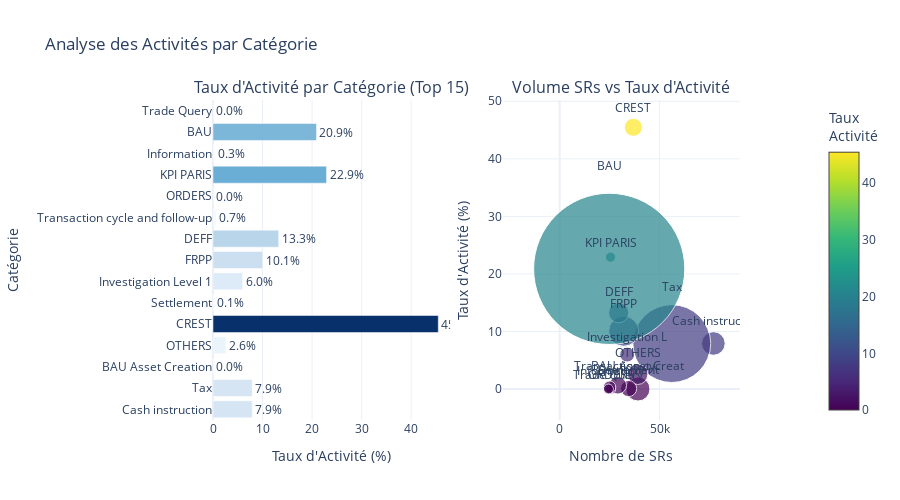

The notebook cell saved with this chart:
### Code cell
# Visualisation : Taux d'activité par catégorie
fig = make_subplots(
    rows=1, cols=2,
    subplot_titles=('Taux d\'Activité par Catégorie (Top 15)', 'Volume SRs vs Taux d\'Activité'),
    specs=[[{"type": "bar"}, {"type": "scatter"}]]
)

df_viz = activity_analysis.head(15).copy()
# Remplacer les NaN par 1 pour éviter les erreurs dans la taille des points
df_viz['avg_activities_per_sr'] = df_viz['avg_activities_per_sr'].fillna(1)

# Graphique 1 : Barres horizontales du taux d'activité
fig.add_trace(
    go.Bar(
        y=df_viz['category_name'],
        x=df_viz['activity_rate'],
        orientation='h',
        text=df_viz['activity_rate'].apply(lambda x: f"{x:.1f}%"),
        textposition='outside',
        marker_color=df_viz['activity_rate'],
        marker_colorscale='Blues',
        name='Taux activité',
        hovertemplate='<b>%{y}</b><br>Taux: %{x:.1f}%<extra></extra>'
    ),
    row=1, col=1
)

# Graphique 2 : Scatter volume vs taux d'activité
fig.add_trace(
    go.Scatter(
        x=df_viz['total_srs'],
        y=df_viz['activity_rate'],
        mode='markers+text',
        marker=dict(
            size=df_viz['avg_activities_per_sr']*10,
            color=df_viz['activity_rate'],
            colorscale='Viridis',
            showscale=True,
            colorbar=dict(title="Taux<br>Activité", x=1.15)
        ),
        text=df_viz['category_name'].str[:15],
        textposition='top center',
        hovertemplate='<b>%{text}</b><br>Volume: %{x:,}<br>Taux activité: %{y:.1f}%<extra></extra>',
        name='Catégories'
    ),
    row=1, col=2
)

fig.update_xaxes(title_text="Taux d'Activité (%)", row=1, col=1)
fig.update_yaxes(title_text="Catégorie", row=1, col=1)
fig.update_xaxes(title_text="Nombre de SRs", row=1, col=2)
fig.update_yaxes(title_text="Taux d'Activité (%)", row=1, col=2)

fig.update_layout(height=500, showlegend=False, title_text="Analyse des Activités par Catégorie")
fig.show()

### Figure 1 — Plotly figure (JSON) as saved in the notebook; plotly's stock layout.template omitted (floating-point values rounded to 4 significant figures)
{"data": [{"hovertemplate": "<b>%{y}</b><br>Taux: %{x:.1f}%<extra></extra>", "marker": {"color": [7.93, 7.91, 0.02, 2.58, 45.48, 0.1, 6.0, 10.05, 13.26, 0.66, 0.0, 22.92, 0.34, 20.89, 0.01], "colorscale": [[0, "rgb(247,251,255)"], [0.125, "rgb(222,235,247)"], [0.25, "rgb(198,219,239)"], [0.375, "rgb(158,202,225)"], [0.5, "rgb(107,174,214)"], [0.625, "rgb(66,146,198)"], [0.75, "rgb(33,113,181)"], [0.875, "rgb(8,81,156)"], [1, "rgb(8,48,107)"]]}, "name": "Taux activité", "orientation": "h", "text": ["7.9%", "7.9%", "0.0%", "2.6%", "45.5%", "0.1%", "6.0%", "10.1%", "13.3%", "0.7%", "0.0%", "22.9%", "0.3%", "20.9%", "0.0%"], "textposition": "outside", "type": "bar", "x": [7.93, 7.91, 0.02, 2.58, 45.48, 0.1, 6.0, 10.05, 13.26, 0.66, 0.0, 22.92, 0.34, 20.89, 0.01], "xaxis": "x", "y": ["Cash instruction", "Tax", "BAU Asset Creation", "OTHERS", "CREST", "Settlement", "Investigation Level 1", "FRPP", "DEFF", "Transaction cycle and follow-up", "ORDERS", "KPI PARIS", "Information", "BAU", "Trade Query"], "yaxis": "y"}, {"hovertemplate": "<b>%{text}</b><br>Volume: %{x:,}<br>Taux activité: %{y:.1f}%<extra></extra>", "marker": {"color": [7.93, 7.91, 0.02, 2.58, 45.48, 0.1, 6.0, 10.05, 13.26, 0.66, 0.0, 22.92, 0.34, 20.89, 0.01], "colorbar": {"title": {"text": "Taux<br>Activité"}, "x": 1.15}, "colorscale": [[0, "#440154"], [0.1111, "#482878"], [0.2222, "#3e4989"], [0.3333, "#31688e"], [0.4444, "#26828e"], [0.5556, "#1f9e89"], [0.6667, "#35b779"], [0.7778, "#6ece58"], [0.8889, "#b5de2b"], [1, "#fde725"]], "showscale": true, "size": [23.6, 77.9, 24.0, 20.5, 18.1, 16.2, 14.9, 30.1, 20.2, 17.5, 10.0, 10.2, 12.4, 151.2, 10.0]}, "mode": "markers+text", "name": "Catégories", "text": ["Cash instructio", "Tax", "BAU Asset Creat", "OTHERS", "CREST", "Settlement", "Investigation L", "FRPP", "DEFF", "Transaction cyc", "ORDERS", "KPI PARIS", "Information", "BAU", "Trade Query"], "textposition": "top center", "type": "scatter", "x": [76952, 56113, 39185, 39032, 36888, 34508, 33772, 32068, 29535, 29089, 25545, 25465, 24989, 24792, 24408], "xaxis": "x2", "y": [7.93, 7.91, 0.02, 2.58, 45.48, 0.1, 6.0, 10.05, 13.26, 0.66, 0.0, 22.92, 0.34, 20.89, 0.01], "yaxis": "y2"}], "layout": {"annotations": [{"font": {"size": 16}, "showarrow": false, "text": "Taux d'Activité par Catégorie (Top 15)", "x": 0.225, "xanchor": "center", "xref": "paper", "y": 1, "yanchor": "bottom", "yref": "paper"}, {"font": {"size": 16}, "showarrow": false, "text": "Volume SRs vs Taux d'Activité", "x": 0.775, "xanchor": "center", "xref": "paper", "y": 1, "yanchor": "bottom", "yref": "paper"}], "height": 500, "showlegend": false, "title": {"text": "Analyse des Activités par Catégorie"}, "xaxis": {"anchor": "y", "domain": [0, 0.45], "title": {"text": "Taux d'Activité (%)"}}, "xaxis2": {"anchor": "y2", "domain": [0.55, 1], "title": {"text": "Nombre de SRs"}}, "yaxis": {"anchor": "x", "domain": [0, 1], "title": {"text": "Catégorie"}}, "yaxis2": {"anchor": "x2", "domain": [0, 1], "title": {"text": "Taux d'Activité (%)"}}}}
